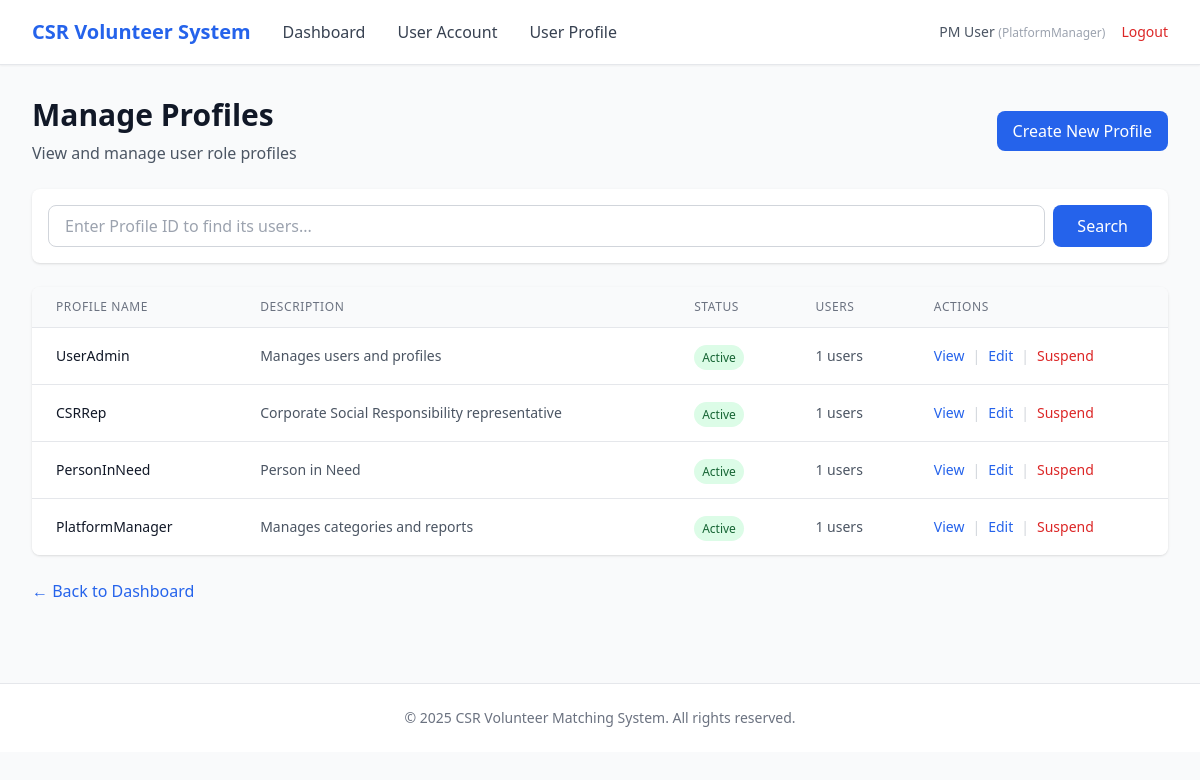
Screenshot of /admin/profiles (signed in) with the database file from the repository.
### app/entity/user_account.py (models this page shows, shortened)
class UserAccount(UserMixin, db.Model):
    __tablename__ = "user_accounts"
    userID = db.Column(db.Integer, primary_key=True, autoincrement=True)  # explicit auto increment
    name = db.Column(db.String(100), nullable=False)
    email = db.Column(db.String(120), nullable=False, unique=True, index=True)
    _password = db.Column("password", db.String(255), nullable=False)
    age = db.Column(db.Integer)
    phoneNumber = db.Column(db.String(20))
    isActive = db.Column(db.Boolean, default=True)
    profileID = db.Column(db.Integer, db.ForeignKey("user_profiles.profileID"), nullable=False)
    profile = db.relationship("UserProfile", back_populates="users", lazy=True)
    @property
    def password(self):
        raise AttributeError("Password is write-only.")
    @password.setter
    def password(self, raw):
        self._password = generate_password_hash(raw)

### app/entity/user_profile.py (models this page shows)
class UserProfile(db.Model):
    __tablename__ = "user_profiles"
    profileID   = db.Column(db.Integer, primary_key=True, autoincrement=True)  # explicit auto increment
    profileName = db.Column(db.String(50), nullable=False, unique=True)
    description = db.Column(db.String(255))
    isActive    = db.Column(db.Boolean, default=True)
    users = db.relationship("UserAccount", back_populates="profile", lazy=True)

### app/boundary/routes.py (the view)
@boundary_bp.route("/admin/profiles")
@login_required
def admin_profiles():
    page = request.args.get("page", 1, type=int)
    per_page = 10
    from app.entity.user_profile import UserProfile
    pagination = UserProfile.query.paginate(page=page, per_page=per_page, error_out=False)
    return render_template(
        "admin/profiles.html",
        profiles=pagination.items,
        pagination=pagination
    )

### app/entity/user_account.py (called while the page is built)
@login_manager.user_loader
def load_user(user_id):
    return UserAccount.query.get(int(user_id))

### app/templates/admin/profiles.html (shortened to what this page needs)
{% extends "base.html" %}
{% block nav_links %}
<a href="{{ url_for('boundary.admin_dashboard') }}" class="text-gray-700 hover:text-primary">Dashboard</a>
<a href="{{ url_for('boundary.admin_users') }}" class="text-gray-700 hover:text-primary">User Account</a>
<a href="{{ url_for('boundary.admin_profiles') }}" class="text-gray-700 hover:text-primary">User Profile</a>
{% endblock %}
{% block content %}
<div class="mb-6 flex justify-between items-center">
    <div>
        <h1 class="text-3xl font-bold text-gray-900">Manage Profiles</h1>
        <p class="text-gray-600 mt-2">View and manage user role profiles</p>
    </div>
    <a href="{{ url_for('boundary.admin_create_profile') }}"
       class="px-4 py-2 bg-primary text-white rounded-lg hover:bg-blue-700 transition">
        Create New Profile
    </a>
</div>
<div class="bg-white rounded-lg shadow mb-6 p-4">
    <form method="GET" action="{{ url_for('boundary.admin_search_users_by_profile') }}" class="flex gap-2">
        <input type="number"
               name="profile_id"
               min="1"
               placeholder="Enter Profile ID to find its users..."
               class="flex-1 px-4 py-2 border border-gray-300 rounded-lg focus:ring-2 focus:ring-primary focus:border-transparent">
        <button type="submit"
                class="px-6 py-2 bg-primary text-white rounded-lg hover:bg-blue-700 transition">
            Search
        </button>
    </form>
</div>
<div class="bg-white rounded-lg shadow overflow-hidden">
    <table class="min-w-full divide-y divide-gray-200">
        <thead class="bg-gray-50">
            <tr>
                <th class="px-6 py-3 text-left text-xs font-medium text-gray-500 uppercase tracking-wider">Profile Name</th>
                <th class="px-6 py-3 text-left text-xs font-medium text-gray-500 uppercase tracking-wider">Description</th>
                <th class="px-6 py-3 text-left text-xs font-medium text-gray-500 uppercase tracking-wider">Status</th>
                <th class="px-6 py-3 text-left text-xs font-medium text-gray-500 uppercase tracking-wider">Users</th>
                <th class="px-6 py-3 text-left text-xs font-medium text-gray-500 uppercase tracking-wider">Actions</th>
            </tr>
        </thead>
        <tbody class="bg-white divide-y divide-gray-200">
            {% for profile in profiles %}
            <tr>
                <td class="px-6 py-4 whitespace-nowrap text-sm font-medium text-gray-900">
                    {{ profile.profileName }}
                </td>
                <td class="px-6 py-4 text-sm text-gray-600">
                    {{ profile.description or 'No description' }}
                </td>
                <td class="px-6 py-4 whitespace-nowrap">
                    {% if profile.isActive %}
                    <span class="px-2 py-1 text-xs font-medium rounded-full bg-green-100 text-green-800">Active</span>
                    {% else %}
                    <span class="px-2 py-1 text-xs font-medium rounded-full bg-red-100 text-red-800">Inactive</span>
                    {% endif %}
                </td>
                <td class="px-6 py-4 whitespace-nowrap text-sm text-gray-600">
                    {{ profile.users|length }} users
                </td>
                <td class="px-6 py-4 whitespace-nowrap text-sm">
                    <div class="flex gap-2 items-center">
                        <a href="{{ url_for('boundary.admin_view_profile', profile_id=profile.profileID) }}"
                           class="text-blue-600 hover:text-blue-800">View</a>
                        <span class="text-gray-300">|</span>
                        <a href="{{ url_for('boundary.admin_edit_profile', profile_id=profile.profileID) }}"
                           class="text-blue-600 hover:text-blue-800">Edit</a>
                        <span class="text-gray-300">|</span>
                        {% if profile.isActive %}
                        <a href="{{ url_for('boundary.admin_suspend_profile', profile_id=profile.profileID) }}"
                           class="text-red-600 hover:text-red-800">Suspend</a>
                        {% else %}
                        <a href="{{ url_for('boundary.admin_activate_profile', profile_id=profile.profileID) }}"
                           class="text-green-600 hover:text-green-800">Activate</a>
                        {% endif %}
                    </div>
                </td>
            </tr>
            {% endfor %}
        </tbody>
    </table>
</div>
<div class="mt-6">
    <a href="{{ url_for('boundary.admin_dashboard') }}"
       class="text-primary hover:text-blue-700">
        ← Back to Dashboard
    </a>
</div>
{% endblock %}

### app/templates/base.html (shortened to what this page needs)
<!DOCTYPE html>
<html lang="en">
<head>
    <script src="https://cdn.tailwindcss.com"></script>
</head>
<body class="bg-gray-50 min-h-screen">
    {% if current_user.is_authenticated %}
    <nav class="bg-white shadow-sm border-b border-gray-200">
        <div class="max-w-7xl mx-auto px-4 sm:px-6 lg:px-8">
            <div class="flex justify-between items-center h-16">
                <div class="flex items-center gap-8">
                    <a href="{{ url_for('boundary.login') }}" class="text-xl font-bold text-primary">
                        CSR Volunteer System
                    </a>
                    {% block nav_links %}{% endblock %}
                </div>
                <div class="flex items-center gap-4">
                    <span class="text-sm text-gray-600">
                        {{ current_user.name }}
                        <span class="text-xs text-gray-400">({{ current_user.profile.profileName }})</span>
                    </span>
                    <a href="{{ url_for('boundary.logout') }}" class="text-sm text-red-600 hover:text-red-700">
                        Logout
                    </a>
                </div>
            </div>
        </div>
    </nav>
    {% endif %}
    <main class="max-w-7xl mx-auto px-4 sm:px-6 lg:px-8 py-8">
        {% block content %}{% endblock %}
    </main>
    <footer class="bg-white border-t border-gray-200 mt-12">
        <div class="max-w-7xl mx-auto px-4 sm:px-6 lg:px-8 py-6">
            <p class="text-center text-sm text-gray-500">
                &copy; 2025 CSR Volunteer Matching System. All rights reserved.
            </p>
        </div>
    </footer>
</body>
</html>

### rows the page displays
UserAccount: name "PM User"
UserProfile: profile.profileName "PlatformManager", profileName "PlatformManager", description "Manages categories and reports", isActive "Active", users|length "1"
UserProfile: profileName "UserAdmin", description "Manages users and profiles", isActive "Active", users|length "1"
UserProfile: profileName "CSRRep", description "Corporate Social Responsibility representative", isActive "Active", users|length "1"
UserProfile: profileName "PersonInNeed", description "Person in Need", isActive "Active", users|length "1"
